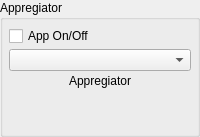
           <widget class="QGroupBox" name="GB_Appr">
            <property name="title">
             <string>Appregiator</string>
            </property>
            <layout class="QGridLayout" name="gridLayout_27">
             <property name="leftMargin">
              <number>6</number>
             </property>
             <property name="topMargin">
              <number>6</number>
             </property>
             <property name="rightMargin">
              <number>6</number>
             </property>
             <property name="bottomMargin">
              <number>6</number>
             </property>
             <property name="spacing">
              <number>3</number>
             </property>
             <item row="0" column="0">
              <layout class="QGridLayout" name="gL_Appr">
               <property name="spacing">
                <number>3</number>
               </property>
               <item row="1" column="0">
                <widget class="QComboBox" name="coB_Appr"/>
               </item>
               <item row="0" column="0">
                <widget class="QCheckBox" name="chB_Appr">
                 <property name="text">
                  <string>App On/Off</string>
                 </property>
                </widget>
               </item>
               <item row="2" column="0">
                <widget class="QLabel" name="lab_Appr">
                 <property name="text">
                  <string>Appregiator</string>
                 </property>
                 <property name="alignment">
                  <set>Qt::AlignCenter</set>
                 </property>
                </widget>
               </item>
               <item row="3" column="0">
                <spacer name="verticalSpacer_6">
                 <property name="orientation">
                  <enum>Qt::Vertical</enum>
                 </property>
                 <property name="sizeHint" stdset="0">
                  <size>
                   <width>20</width>
                   <height>40</height>
                  </size>
                 </property>
                </spacer>
               </item>
              </layout>
             </item>
            </layout>
           </widget>
